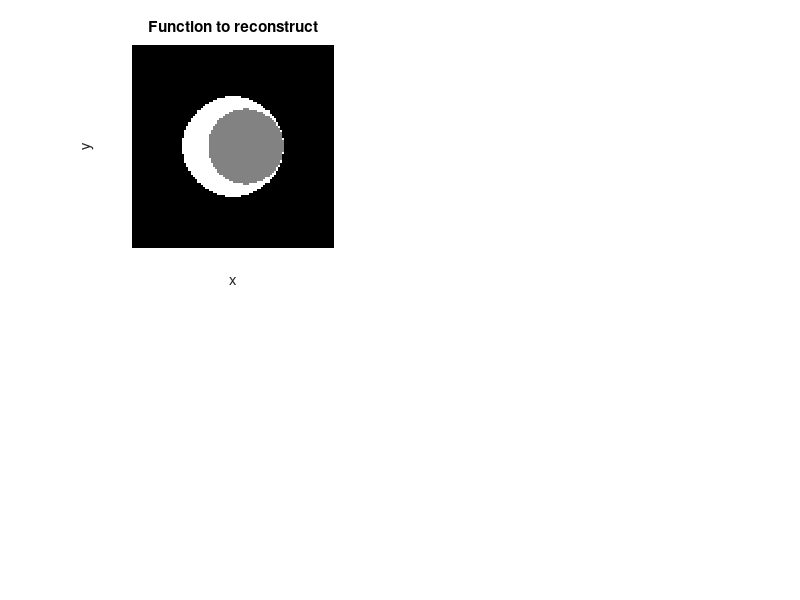

MATLAB code for this plot: (Note: this script raises an error after producing the figure.)
%Sheet 4: Exercise 5
%Discrete Backprojection for crescent-chaped phantom
%Usage if Ram-Lak filter with F(w)=1
%Given Data of the form: (j*d,k*pi/N)
clear all
close all
%%1.) Set constant values
t=linspace(-1,1,41);% equivalent to j*d
d=0.05;%or d=1/M
M=1/0.05;
S=[18,36];
L=pi/d;%border for the shepp logan filter (Nyquist Theorem)
for i=1:2
    for e=1:2
   N=S(i); 
%%2.)First show the original function
x=linspace(-1,1,100);
y=x;
[X,Y]=meshgrid(x,y);
R=X.^2+Y.^2;
f=1*(R<=1/4)-1/2*((X-1/8).^2+Y.^2 <=9/64);
pic=figure('name',['Crescend-Shaped Backprojection  for N=' num2str(N) ' with convp' num2str(e)]);
subplot(2,2,1)
imshow(f,[0,1])
title('Function to reconstruct');
xlabel('x'); ylabel('y');

%% 3.) Radondata
theta=linspace(0,pi,N);%equivalent to k*pi/N
t=[-1:d:1];
[T,Theta]=meshgrid(t,theta);
Rf=radon_cs(T,Theta);

subplot(2,2,2)
imshow(Rf)
title('Radondata');
ylabel('\theta')
xlabel('t')
%% 4.)Filterdata
n=-20:20;
rlf=irlf(L,n);


subplot(2,2,3)
 plot(rlf)
axis([0 40 -300 700])
title('F^{-1}Filter-data');
 axis on
 %NEXT STEP IS VERY IMPORTANT!!!!
rlf=[rlf(21:41) rlf(1:20)];


%% 5.)Convolution for every theta.
% h=Rf;

    if e==1
     for m=1:length(theta)
     h(m,:)=convp(rlf,Rf(m,:));
    end 
    else
        h=convp2(rlf,Rf);
    end
 %% 6.) %Compute the interpolation points t*.
 %choose grid
 xx=linspace(-1,1,100);
 yy=xx;
 [XX,YY]=meshgrid(xx,yy);
 l=zeros(length(theta),length(XX),length(YY));
 
 %For every theta we get a 100x100 matrix
 for k=1:length(theta)   
    
     l(k,:,:)=cos(theta(k))*XX+sin(theta(k))*YY;
        
 end
 Ih=l;
%%
%Interpolation of the wanted points for every theta.
%Given: values of the function on the points t*.
for m=1:N 
 Ih(m,:,:)=interp1(t,h(m,:),l(m,:,:),'linear');
end

%%
%7.)Apply the discrete backprojection in the interpolated points to find 
%the values of f at gridpoints (xm,ym)
[a,b,c]=size(Ih);
 for j=1:b
    for k=1:c
        Bh(k,j)=sum(Ih(:,k,j))/(2*N);
    end
 end

subplot(2,2,4)
 imshow(Bh,[])
 title('Backprojection');
 ylabel('y')
xlabel('x')
%save pictures
saveas(pic, ['Crescend-Shaped Backprojection  for N=' num2str(N) 'with convp' num2str(e)], 'png'); 
    end 
end